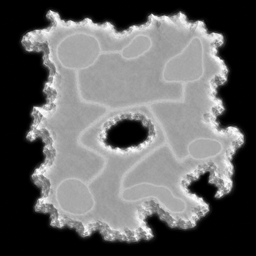
#> input picture PocoPoachers/Assets/_Art/Map/Map3.png, 256 x 256 px, shrunk from 1254 x 1254 before the run
$ python generate_map3_biome.py
#> lines starting #> are read from the running program, lines starting #| are printed output that depends on the picture; after the words box and inside, x2 and y2 are one past the last pixel; in counts of white or black regions, pixels touching at a corner belong together
"""
Map3.png(사막 지형 렌더/하이트맵)에 맞춰 Biome Map을 만든다.
Map3의 픽셀을 분석해 세 영역으로 분류한다:
  - 물(Water)   : 지형 내부에 완전히 둘러싸인 검은 구덩이(오아시스 웅덩이)
  - 길(Road)    : 산맥 능선보다 안쪽(내부 안전지대)에서 국소 밝기가 주변보다
                  튀는 가늘고 밝은 선(지역들을 잇는 길)
  - 주변 지형    : 그 외 전부 (사막 모래) — 기존 팔레트의 Wasteland 색(8C603A)을 재사용

산출물: Assets/_Art/Map/Map3_Biome.png (Map3.png와 동일 해상도/좌표계)
색상은 MapLayerPalette의 기존 Water(366CD6)/Wasteland(8C603A) 값을 그대로 재사용해
팔레트 수정 없이 바로 매칭되도록 했다. Road 색(C9A66B)은 새 색상 — 아직 팔레트에
Road 항목이 없으므로(= Road Map 레이어 자체가 미구현) 현재는 시각 참고용이며,
실제로 지형에 반영하려면 MapLayerPalette.biomes에 Road 항목을 추가해야 한다.
"""

import numpy as np
from PIL import Image, ImageDraw, ImageFilter

SRC_PATH = "../../Assets/_Art/Map/Map3.png"
OUT_PATH = "../../Assets/_Art/Map/Map3_Biome.png"

DESERT = (140, 96, 58)    # 8C603A - 기존 Wasteland 팔레트 색 재사용 (사막 모래)
WATER = (54, 108, 214)    # 366CD6 - 기존 Water 팔레트 색 재사용
ROAD = (201, 166, 107)    # C9A66B - 신규 색 (Road 팔레트 항목 없음, 참고용)

DARK_THRESHOLD = 15       # 이 값 이하 = 배경/구덩이 후보
RIM_MARGIN_PX = 160       # 산맥 능선 영향권으로 간주해 길 탐지에서 제외할 경계 폭
ROAD_DIFF_THRESHOLD = 18  # 국소 블러 대비 이 값보다 밝으면 길 후보
ROAD_DILATE_PX = 3        # 길 선 두께 보정


def dilate4(mask, iters=1):
    m = mask.copy()
    for _ in range(iters):
        up = np.roll(m, -1, axis=0); up[-1, :] = False
        down = np.roll(m, 1, axis=0); down[0, :] = False
        left = np.roll(m, -1, axis=1); left[:, -1] = False
        right = np.roll(m, 1, axis=1); right[:, 0] = False
        m = m | up | down | left | right
    return m


def erode4(mask, iters=1):
    m = mask.copy()
    for _ in range(iters):
        up = np.roll(m, -1, axis=0); up[-1, :] = False
        down = np.roll(m, 1, axis=0); down[0, :] = False
        left = np.roll(m, -1, axis=1); left[:, -1] = False
        right = np.roll(m, 1, axis=1); right[:, 0] = False
        m = m & up & down & left & right
    return m


def dilate8(mask, iters=1):
    m = mask.copy()
    for _ in range(iters):
        layers = [m]
        for dy in (-1, 0, 1):
            for dx in (-1, 0, 1):
                if dy == 0 and dx == 0:
                    continue
                s = np.roll(np.roll(m, dy, axis=0), dx, axis=1)
                if dy == -1: s[-1, :] = False
                if dy == 1: s[0, :] = False
                if dx == -1: s[:, -1] = False
                if dx == 1: s[:, 0] = False
                layers.append(s)
        m = np.logical_or.reduce(layers)
    return m


def main():
    im = Image.open(SRC_PATH).convert("RGB")
#> im is the input picture: PIL image 256x256 RGB; mean R, G, B 98.7, 98.3, 98.5
    arr = np.array(im)
    gray = arr.max(axis=2).astype(np.int32)
    size = gray.shape[0]
#> size = 256

    # 1) 배경(exterior) vs 내부 구덩이(물) 분리 — 코너에서 flood fill
    dark = (gray <= DARK_THRESHOLD).astype(np.uint8) * 255
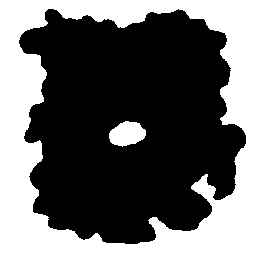
#> dark: shape (256, 256); 39.1% white; 2 white regions, box (x1, y1, x2, y2) and area: (0, 0, 256, 256) 24910, (109, 121, 146, 147) 689
    dark_img = Image.fromarray(dark, mode="L")
    ff = dark_img.copy()
    ImageDraw.floodfill(ff, (0, 0), 128, thresh=0)
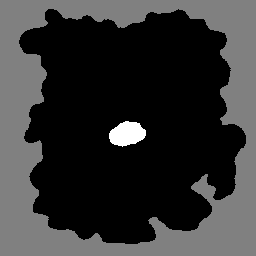
#> ff: PIL image 256x256 L; min 0, max 255, mean 51.3
    exterior = np.array(ff) == 128
#> exterior: shape (256, 256) bool; 38% white; 1 white region, box (x1, y1, x2, y2) and area: (0, 0, 256, 256) 24910
    landmass = ~exterior

    water_raw = (dark == 255) & landmass
#> water_raw: shape (256, 256) bool; 1.1% white; 1 white region, box (x1, y1, x2, y2) and area: (109, 121, 146, 147) 689
    water = dilate4(erode4(water_raw, 2), 2)  # 경계 근처 잡티 제거
#> after the loop in erode4, `for _ in range(iters):`: down: shape (256, 256) bool; 0.92% white; 1 white region, box (x1, y1, x2, y2) and area: (110, 123, 145, 147) 601
#> after the loop in erode4, `for _ in range(iters):`:
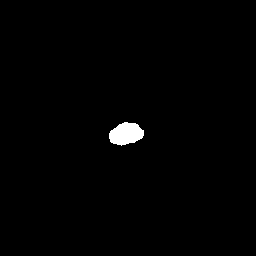
#> left: shape (256, 256) bool; 0.92% white; 1 white region, box (x1, y1, x2, y2) and area: (109, 122, 144, 146) 601
#> after the loop in erode4, `for _ in range(iters):`: m: shape (256, 256) bool; 0.79% white; 1 white region, box (x1, y1, x2, y2) and area: (111, 123, 144, 145) 518
#> after the loop in erode4, `for _ in range(iters):`:
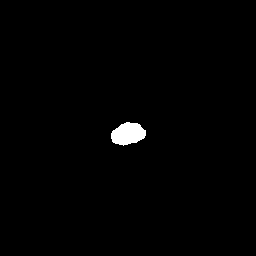
#> right: shape (256, 256) bool; 0.92% white; 1 white region, box (x1, y1, x2, y2) and area: (111, 122, 146, 146) 601
#> after the loop in erode4, `for _ in range(iters):`: up: shape (256, 256) bool; 0.92% white; 1 white region, box (x1, y1, x2, y2) and area: (110, 121, 145, 145) 601
#> after the loop in dilate4, `for _ in range(iters):`: down: shape (256, 256) bool; 0.92% white; 1 white region, box (x1, y1, x2, y2) and area: (110, 123, 145, 147) 600
#> after the loop in dilate4, `for _ in range(iters):`: left: shape (256, 256) bool; 0.92% white; 1 white region, box (x1, y1, x2, y2) and area: (109, 122, 144, 146) 600
#> after the loop in dilate4, `for _ in range(iters):`: m: shape (256, 256) bool; 1% white; 1 white region, box (x1, y1, x2, y2) and area: (109, 121, 146, 147) 686
#> after the loop in dilate4, `for _ in range(iters):`: right: shape (256, 256) bool; 0.92% white; 1 white region, box (x1, y1, x2, y2) and area: (111, 122, 146, 146) 600
#> after the loop in dilate4, `for _ in range(iters):`: up: shape (256, 256) bool; 0.92% white; 1 white region, box (x1, y1, x2, y2) and area: (110, 121, 145, 145) 600

    # 2) 길 탐지: 산맥 능선 영향권 밖(interior_safe)에서 국소 밝기 대비 리지 검출
    ext_img = Image.fromarray((exterior * 255).astype(np.uint8))
    rim_zone = np.array(ext_img.filter(ImageFilter.MaxFilter(RIM_MARGIN_PX * 2 + 1))) > 0
#> rim_zone: shape (256, 256) bool; every value is 1
    interior_safe = landmass & (~rim_zone) & (~water)
#> interior_safe: shape (256, 256) bool; every value is 0

    blur = np.array(Image.fromarray(gray.astype(np.uint8)).filter(ImageFilter.GaussianBlur(radius=20))).astype(np.int32)
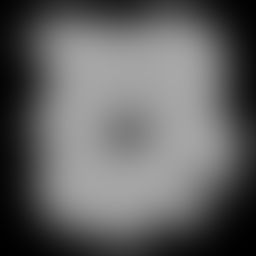
#> blur: shape (256, 256) int32; min 0, max 167, mean 97.3
    diff = gray - blur
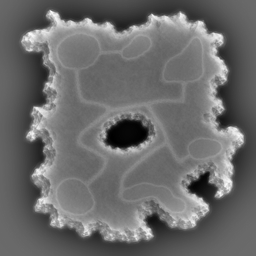
#> diff: shape (256, 256) int32; min -135, max 188, mean 1.4; drawn with min black and max white
    road = (diff > ROAD_DIFF_THRESHOLD) & interior_safe
    road = dilate8(road, ROAD_DILATE_PX) & landmass & (~water)

    # 3) 합성
    out = np.empty((size, size, 3), dtype=np.uint8)
    out[:, :] = DESERT
    out[road] = ROAD
    out[water] = WATER

    Image.fromarray(out, mode="RGB").save(OUT_PATH)
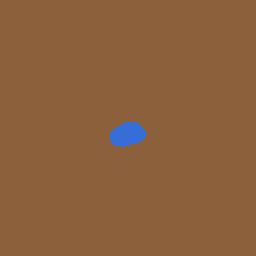
#> saved as Map3_Biome.png: PIL image 256x256 RGB; mean R, G, B 139.1, 96.1, 59.6
    print("saved", OUT_PATH)
    print(f"desert={size*size - road.sum() - water.sum()} road={road.sum()} water={water.sum()}")
#| desert=64850 road=0 water=686


if __name__ == "__main__":
    main()
